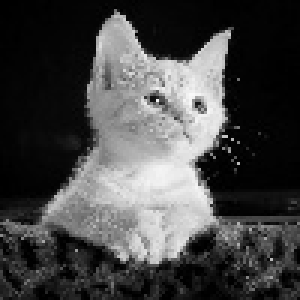
#> input picture resized_input.jpg, 100 x 100 px (shown 3 times larger)
$ python show_results.py
#> lines starting #> are read from the running program, lines starting #| are printed output that depends on the picture
import numpy as np
import matplotlib.pyplot as plt
from PIL import Image

pixels = []
with open("output_image.txt", "r") as f:
#> (reads output_image.txt from the repository)
    for line in f:
        val = line.strip()
        try:
            pixels.append(int(val, 16))
        except ValueError:
            pixels.append(0)

original_img = Image.open("resized_input.jpg").convert('L').resize((100, 100))
#> original_img is the input picture: PIL image 100x100 L; min 0, max 249, mean 69.4
original_data = np.array(original_img)

if len(pixels) >= 10000:
    output_data = np.array(pixels[-10000:]).reshape((100, 100))

    fig, axes = plt.subplots(1, 2, figsize=(12, 6))

    axes[0].imshow(original_data, cmap='gray')
    axes[0].set_title("Original Image (Input)")
    axes[0].axis('off')

    axes[1].imshow(output_data, cmap='gray')
    axes[1].set_title("Sobel Result (FPGA)")
    axes[1].axis('off')

    plt.tight_layout()
    plt.show()
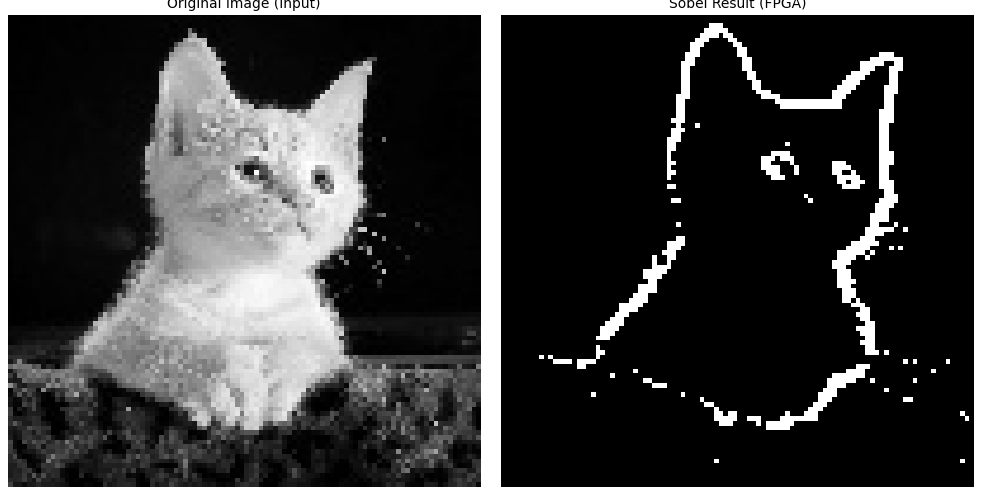
#> figure drawn by matplotlib, 2 panels
else:
    print(f"Error: Found {len(pixels)} pixels, need 10000.")
